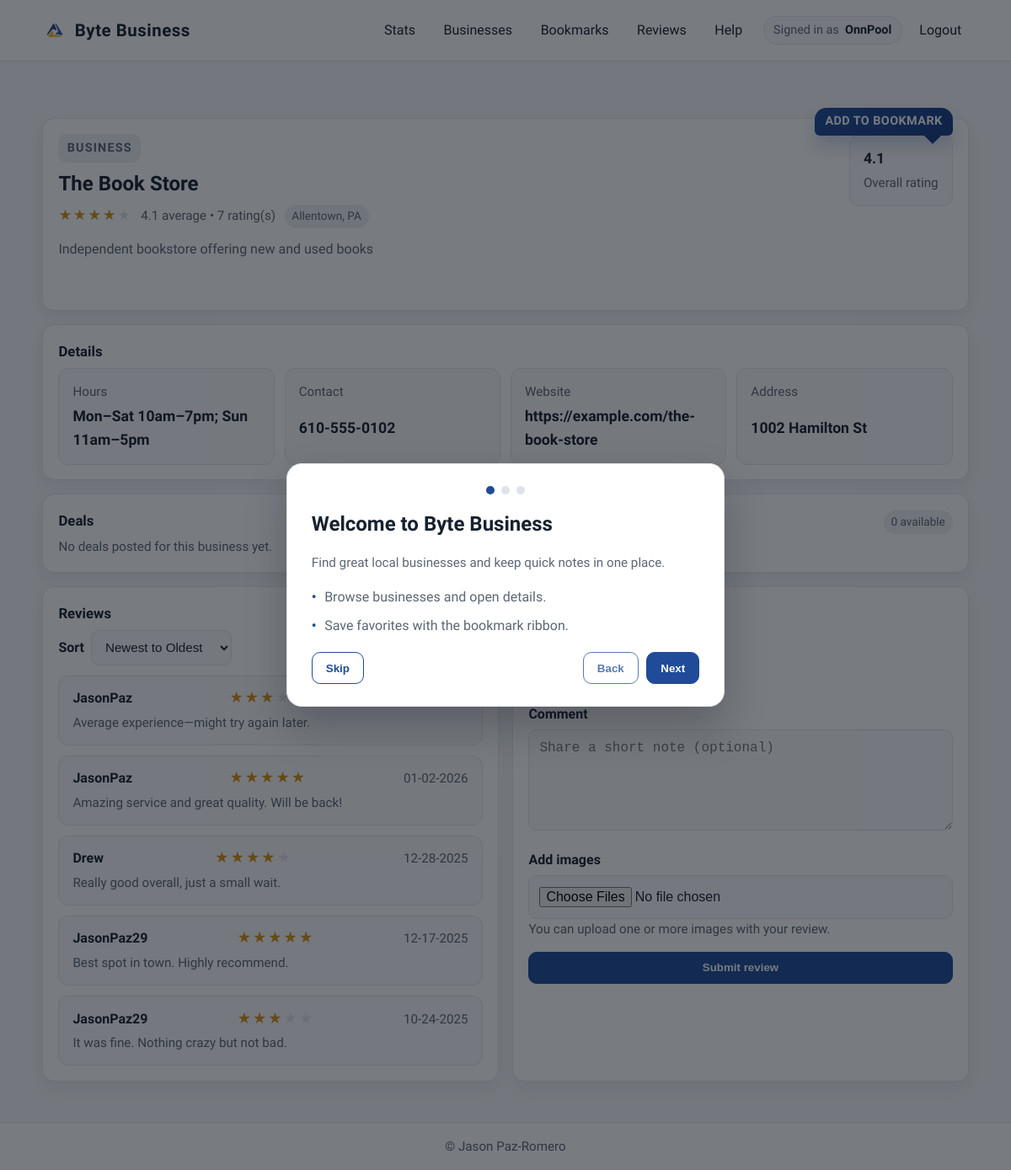
The app's page /businesses/2 (signed in) with its own data.
### app/models.py (models this page shows)
class User(db.Model, UserMixin):
    id = db.Column(db.Integer, primary_key=True)
    username = db.Column(db.String(150), unique=True, nullable=False)
    email = db.Column(db.String(150), unique=True, nullable=False)
    password = db.Column(db.String(256), nullable=False)
    created_at = db.Column(db.DateTime, default=datetime.utcnow)
    is_verified = db.Column(db.Boolean, default=False)
    verified_at = db.Column(db.DateTime, default=None)
    last_verification_email_sent_at = db.Column(db.DateTime, default=None)
    is_admin = db.Column(db.Boolean, default=False)
    is_active = db.Column(db.Boolean, default=True)
    bookmarks = db.relationship("BookMark", back_populates="user", cascade="all, delete-orphan")
    reviews = db.relationship("Review", back_populates="user", cascade="all, delete-orphan")
    redeemed_deals = db.relationship("RedeemDeal", back_populates="user", cascade="all, delete-orphan")
    business_requests = db.relationship("BusinessRequest", back_populates="user", cascade="all, delete-orphan")

class Business(db.Model):
    id = db.Column(db.Integer, primary_key=True)
    name = db.Column(db.String(200), nullable=False)
    location = db.Column(db.String(200), nullable=False)
    address = db.Column(db.String(300), nullable=False)
    category = db.Column(db.String(100), nullable=False)
    description = db.Column(db.Text, nullable=True)
    created_at = db.Column(db.DateTime, default=datetime.utcnow)
    is_active = db.Column(db.Boolean, default=True)
    website = db.Column(db.String(300), nullable=True)
    contact = db.Column(db.String(50), nullable=True)
    hours = db.Column(db.String(200), nullable=True)
    bookmarks = db.relationship("BookMark", back_populates="business", cascade="all, delete-orphan")
    reviews = db.relationship("Review", back_populates="business", cascade="all, delete-orphan")
    deals = db.relationship("Deal", back_populates="business", cascade="all, delete-orphan")
    def average_rating(self):
        if not self.reviews:
            return None
        return round(sum(review.rating for review in self.reviews) / len(self.reviews), 1)

class Review(db.Model):
    id = db.Column(db.Integer, primary_key=True)
    business_id = db.Column(db.Integer, db.ForeignKey('business.id'), nullable=False)
    user_id = db.Column(db.Integer, db.ForeignKey('user.id'), nullable=False)
    rating = db.Column(db.Integer, nullable=False)
    comment = db.Column(db.Text, nullable=True)
    created_at = db.Column(db.DateTime, default=datetime.utcnow)
    is_visible = db.Column(db.Boolean, default=True)
    user = db.relationship("User", back_populates="reviews")
    business = db.relationship("Business", back_populates="reviews")
    review_images = db.relationship("ReviewImage", back_populates="review", cascade="all, delete-orphan")

### app/routes.py (the view)
@main_bp.route('/businesses/<int:business_id>', methods=['GET'])
@login_required
def business_detail(business_id):
    business = Business.query.get_or_404(business_id)
    if not business.is_active:
        flash("This business is no longer active.", "error")
        return redirect(url_for("main.list_businesses"))
    reviews = Review.query.filter_by(business_id=business.id, is_visible=True).all()
    return render_template('business_detail.html', business=business, reviews=reviews)

### app/auth_routes.py (called while the page is built)
@login_manager.user_loader
def load_user(user_id):
    return User.query.get(int(user_id))

### app/templates/business_detail.html (shortened to what this page needs)
{% extends "base.html" %}
{% block content %}
{% set biz = business if business is defined and business else sample_business %}
{% set sample_reviews = [
  {'id': 1, 'user_id': 1, 'user': {'username': 'Alex M. (SAMPLE REVIEW)'}, 'rating': 5, 'comment': 'Friendly staff and quick service. ', 'date': 'Today'},
  {'id': 2, 'user_id': 2, 'user': {'username': 'Taylor R. (SAMPLE REVIEW)'}, 'rating': 4, 'comment': 'Great spot to work, can get busy in the afternoons.', 'date': 'Yesterday'}
] %}
{% set review_items = reviews if reviews is defined and reviews else sample_reviews %}
{% set bookmarks_for_biz = biz.bookmarks if biz.bookmarks is not none else [] %}
{% set is_bookmarked = current_user.is_authenticated and (bookmarks_for_biz | selectattr('user_id', 'equalto', current_user.id) | list | length > 0) %}
{% set deals_list = biz.deals if (biz.deals is defined and biz.deals|length > 0) else (sample_business.deals if (biz.id is not defined or not biz.id) else []) %}
<div class="container">
  <section class="section">
    <div class="card card-with-ribbon">
      <a
        class="bookmark-ribbon"
        href="{{ url_for('bookmarks.unbookmark', business_id=biz.id|default(0)) if is_bookmarked else url_for('bookmarks.bookmark', business_id=biz.id|default(0)) }}"
        aria-label="{{ 'Remove' if is_bookmarked else 'Add' }} {{ biz.name|default('this business') }} {{ 'from' if is_bookmarked else 'to' }} bookmarks"
      >
        <span class="ribbon-label">{{ 'Remove bookmark' if is_bookmarked else 'Add to bookmark' }}</span>
      </a>
      <div class="row" style="align-items: flex-start;">
        <div>
          <span class="eyebrow">{{ biz.type|default('Business') }}</span>
          <h1 style="margin: 0.4rem 0 0.3rem;">{{ biz.name|default('Business name') }}</h1>
          <div class="business-meta">
            {% set headline_rating = biz.average_rating()|default(biz.rating|default('0')) %}
            <span class="star-bar" data-rating-bar data-rating="{{ headline_rating }}">
              <span class="base">★★★★★</span>
              <span class="fill">★★★★★</span>
            </span>
            <span>{{ biz.average_rating()|default('4.5') }} average • {{ biz.reviews|length if biz.reviews is not none else '—' }} rating(s)</span>
            <span class="pill">{{ biz.location|default('City, State') }}</span>
          </div>
        </div>
        <div class="stat">
          <strong>{{ biz.average_rating()|default('4.5') }}</strong>
          <span class="muted">Overall rating</span>
        </div>
      </div>
      <p style="margin: 0.8rem 0 1rem; color: var(--muted);">{{ biz.description|default('Concise description goes here.') }}</p>
    </div>
    <div class="card" style="margin-top: 1rem;">
      <h3 style="margin-top: 0;">Details</h3>
      <div class="info-grid">
        <div class="stat">
          <span class="muted">Hours</span>
          <strong>{{ biz.hours|default('—') }}</strong>
        </div>
        <div class="stat">
          <span class="muted">Contact</span>
          <strong>{{ biz.contact|default('—') }}</strong>
        </div>
        <div class="stat">
          <span class="muted">Website</span>
          <strong>{{ biz.website|default('—') }}</strong>
        </div>
        <div class="stat">
          <span class="muted">Address</span>
          <strong>{{ biz.address|default('—') }}</strong>
        </div>
      </div>
    </div>
    <div class="card" style="margin-top: 1rem;">
      <div class="row" style="align-items: baseline;">
        <h3 style="margin: 0;">Deals</h3>
        <span class="pill">{{ deals_list|length }} available</span>
      </div>
      {% if deals_list and deals_list|length > 0 %}
      <div class="deal-stack">
        {% for deal in deals_list %}
        {% set redeemed_list = deal.redeemed_deals if deal.redeemed_deals is not none else [] %}
        {% set already_redeemed = current_user.is_authenticated and (redeemed_list | selectattr('user_id', 'equalto', current_user.id) | list | length > 0) %}
        {% set deal_start = deal.start_date.strftime('%m-%d-%Y') if deal.start_date is not string and deal.start_date else deal.start_date|default('Now') %}
        {% set deal_end = deal.end_date.strftime('%m-%d-%Y') if deal.end_date is not string and deal.end_date else deal.end_date|default('Soon') %}
        <div class="deal-card">
          <div class="row" style="align-items: baseline;">
            <h4 style="margin: 0;">{{ deal.title|default('Limited offer') }}</h4>
            {% if already_redeemed %}
            <span class="pill success">Redeemed</span>
            {% endif %}
          </div>
          <p class="muted" style="margin: 0;">{{ deal.description|default('Deal details coming soon.') }}</p>
          <div class="deal-meta">
            <span>Starts: {{ deal_start }}</span>
            <span>Ends: {{ deal_end }}</span>
          </div>
          <div class="deal-actions">
            <form method="POST" action="{{ url_for('deal.redeem_deal', business_id=biz.id|default(0), deal_id=deal.id|default(0)) }}">
              <button class="button" type="submit" {% if already_redeemed %}disabled{% endif %}>{{ 'Already redeemed' if already_redeemed else 'Redeem deal' }}</button>
            </form>
          </div>
        </div>
        {% endfor %}
      </div>
      {% else %}
      <p class="muted" style="margin: 0.2rem 0 0;">No deals posted for this business yet.</p>
      {% endif %}
    </div>
    <div class="grid-two" style="margin-top: 1rem;">
      <div class="card">
        <h3 style="margin-top: 0;">Reviews</h3>
        <div class="row" style="justify-content: space-between; align-items: center; gap: 0.75rem; margin-bottom: 0.75rem; flex-wrap: wrap;">
          <div class="inline" style="margin: 0;">
            <label for="review-sort" style="margin: 0;">Sort</label>
            <select id="review-sort" name="review-sort">
              <option value="newest_oldest" selected>Newest to Oldest</option>
            </select>
          </div>
          <div class="row" data-review-pagination style="gap: 0.5rem;">
            <button class="button subtle" type="button" data-review-prev>Back</button>
            <span class="muted" data-review-page-indicator>1/1</span>
            <button class="button subtle" type="button" data-review-next>Next</button>
          </div>
        </div>
        <div class="review-list" data-review-list>
          {% for review in review_items %}
          {% set rating_value = review.rating|int if review.rating is defined else 5 %}
          {% set can_edit_review = current_user.is_authenticated and review.user_id|default(None) == current_user.id %}
          {% set can_delete_review = current_user.is_authenticated and review.user_id|default(None) == current_user.id %}
          {% set review_date = review.created_at.strftime('%m-%d-%Y') if review.created_at is defined and review.created_at and review.created_at is not string else review.created_at|default('Recent') %}
          {% set review_created_at_raw = review.created_at.isoformat() if review.created_at is defined and review.created_at and review.created_at is not string else review.created_at|default('') %}
          {% set review_images = review.review_images if review.review_images is defined and review.review_images is not none else [] %}
          <div class="review-item" data-review-item data-created-at="{{ review_created_at_raw }}" data-rating="{{ rating_value }}" data-order="{{ loop.index0 }}">
            <div class="row" style="align-items: baseline;">
              <strong>{{ review.user.username|default('Anonymous') }}</strong>
              <span class="star-bar" data-rating-bar data-rating="{{ rating_value }}">
                <span class="base">★★★★★</span>
                <span class="fill">★★★★★</span>
              </span>
              <span class="muted">{{ review_date }}</span>
            </div>
            <p class="muted" style="margin: 0.25rem 0 0;">{{ review.comment|default('No comment provided.') }}</p>
          </div>
          {% endfor %}
        </div>
      </div>
      <div class="card">
        <h3 style="margin-top: 0;">Leave a review</h3>
        <form method="POST" action="{{ url_for('main.submit_review', business_id=biz.id|default(0)) }}" enctype="multipart/form-data">
          <div>
            <label for="rating">Rating</label>
          </div>
          <div>
            <label for="comment">Comment</label>
            <textarea id="comment" name="comment" rows="3" placeholder="Share a short note (optional)" style="width: 100%; padding: 0.75rem; border-radius: 10px; border: 1px solid var(--border); background: #f9fafb; color: var(--text);"></textarea>
          </div>
          <div>
            <label for="review_images">Add images</label>
            <input id="review_images" name="review_images" type="file" accept="image/*" multiple>
            <p class="muted review-upload-help">You can upload one or more images with your review.</p>
          </div>
          <button class="button" type="submit">Submit review</button>
        </form>
      </div>
    </div>
  </section>
</div>
{% endblock %}

### app/templates/base.html (shortened to what this page needs)
<!doctype html>
<html lang="en">
<head>
  <link rel="stylesheet" href="{{ url_for('static', filename='styles.css') }}">
</head>
<body>
  <header class="site-header">
    <div class="container header-inner">
      <div class="brand">
        <img class="brand-logo" src="{{ url_for('static', filename='FBLA-Symbol.png') }}" alt="FBLA logo">
        <span>Byte Business</span>
      </div>
      <nav class="nav-links">
        {% if current_user.is_authenticated %}
        <a href="{{ url_for('main.stats') }}">Stats</a>
        <a href="/businesses">Businesses</a>
        <a href="{{ url_for('bookmarks.view_bookmarks') }}">Bookmarks</a>
        <a href="{{ url_for('main.reviews') }}">Reviews</a>
        <a href="{{ url_for('main.help') }}">Help</a>
        <div class="nav-right">
          <span class="nav-user">
            <span class="nav-user-label">Signed in as</span>
            <span class="nav-user-name">{{ current_user.username }}</span>
          </span>
          <a href="{{ url_for('auth.logout') }}">Logout</a>
        </div>
        {% else %}
        <a href="{{ url_for('main.home') }}">Home</a>
        <a href="/businesses">Businesses</a>
        <a href="{{ url_for('auth.login') }}">Login</a>
        <a class="button subtle" href="{{ url_for('auth.register') }}">Register</a>
        {% endif %}
      </nav>
    </div>
  </header>
  <main class="page">
    {% block content %}{% endblock %}
  </main>
  <div class="onboarding" data-onboarding hidden>
    <div class="onboarding-card" role="dialog" aria-modal="true" aria-labelledby="onboarding-title">
      <div class="onboarding-progress" aria-hidden="true">
        <span class="onboarding-dot is-active" data-dot></span>
        <span class="onboarding-dot" data-dot></span>
        <span class="onboarding-dot" data-dot></span>
      </div>
      <div class="onboarding-slide is-active" data-slide="0">
        <h2 id="onboarding-title">Welcome to Byte Business</h2>
        <p class="muted">Find great local businesses and keep quick notes in one place.</p>
        <ul class="list">
          <li>Browse businesses and open details.</li>
          <li>Save favorites with the bookmark ribbon.</li>
        </ul>
      </div>
      <div class="onboarding-actions">
        <button class="button subtle" type="button" data-skip>Skip</button>
        <div class="onboarding-nav">
          <button class="button subtle" type="button" data-back disabled>Back</button>
          <button class="button" type="button" data-next>Next</button>
        </div>
      </div>
    </div>
  </div>
  <footer class="site-footer">
    <div class="container footer-inner">
      <span>&copy; Jason Paz-Romero</span>
    </div>
  </footer>
</body>
</html>

### records on screen
User: username "OnnPool"
Business: name "The Book Store", location "Allentown, PA", description "Independent bookstore offering new and used books", hours "Mon–Sat 10am–7pm; Sun 11am–5pm", contact "610-555-0102", website "https://example.com/the-book-store", address "1002 Hamilton St"
Review: average_rating "4.1", user.username "JasonPaz", review_date "01-02-2026", comment "Amazing service and great quality. Will be back!"
Review: user.username "JasonPaz", comment "Average experience—might try again later."
Review: user.username "JasonPaz29", review_date "10-24-2025", comment "It was fine. Nothing crazy but not bad."
Review: user.username "JasonPaz29", review_date "12-17-2025", comment "Best spot in town. Highly recommend."
Review: user.username "Drew", review_date "12-28-2025", comment "Really good overall, just a small wait."

### other values on screen
{{ 'Remove bookmark' if is_bookmarked else 'Add to bookmark' }} "ADD TO BOOKMARK"
{{ biz.type|default('Business') }} "BUSINESS"
{{ biz.reviews|length if biz.reviews is not none else '—' }} "7"
{{ deals_list|length }} "0"
